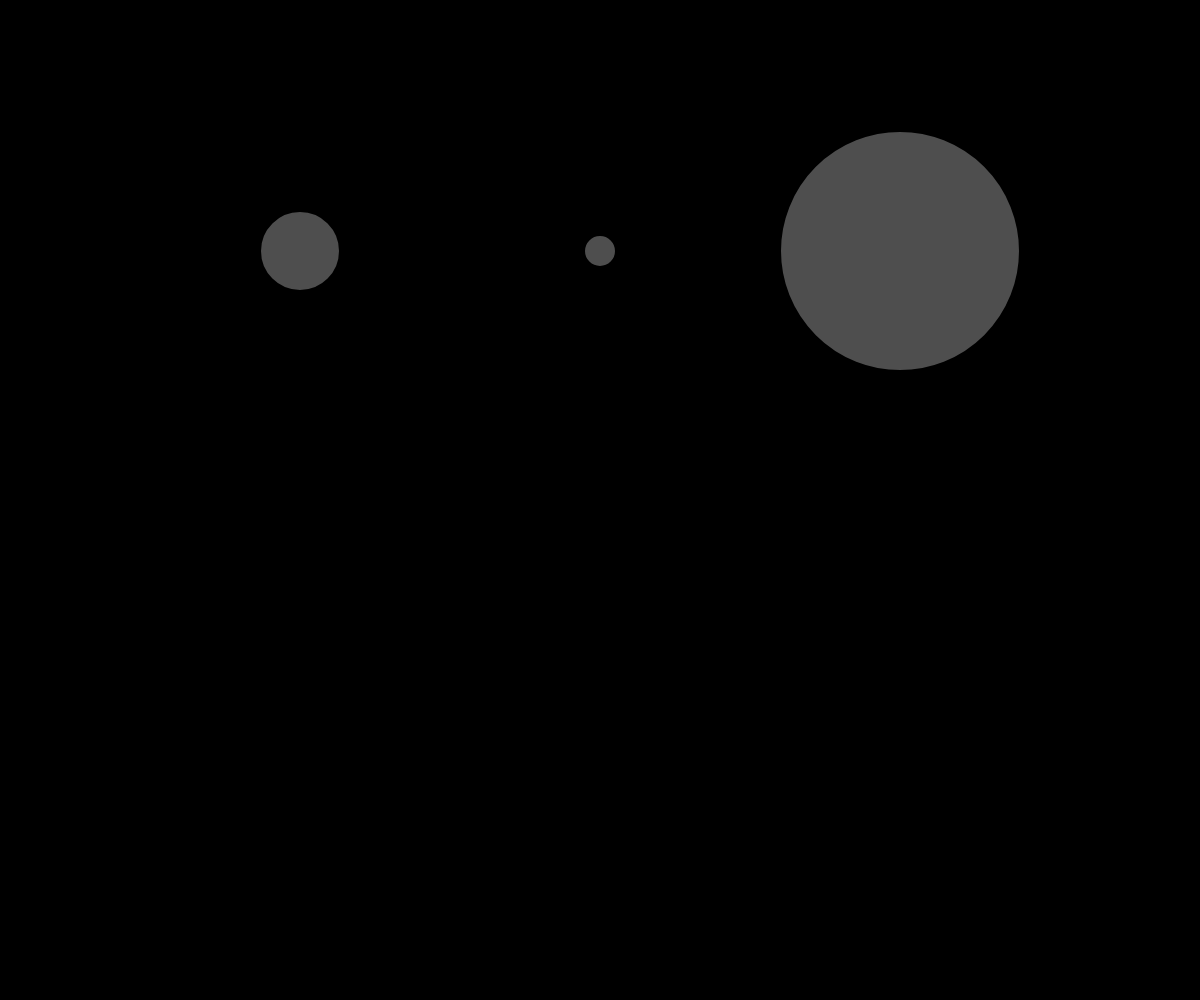
Frame 1 (no input)
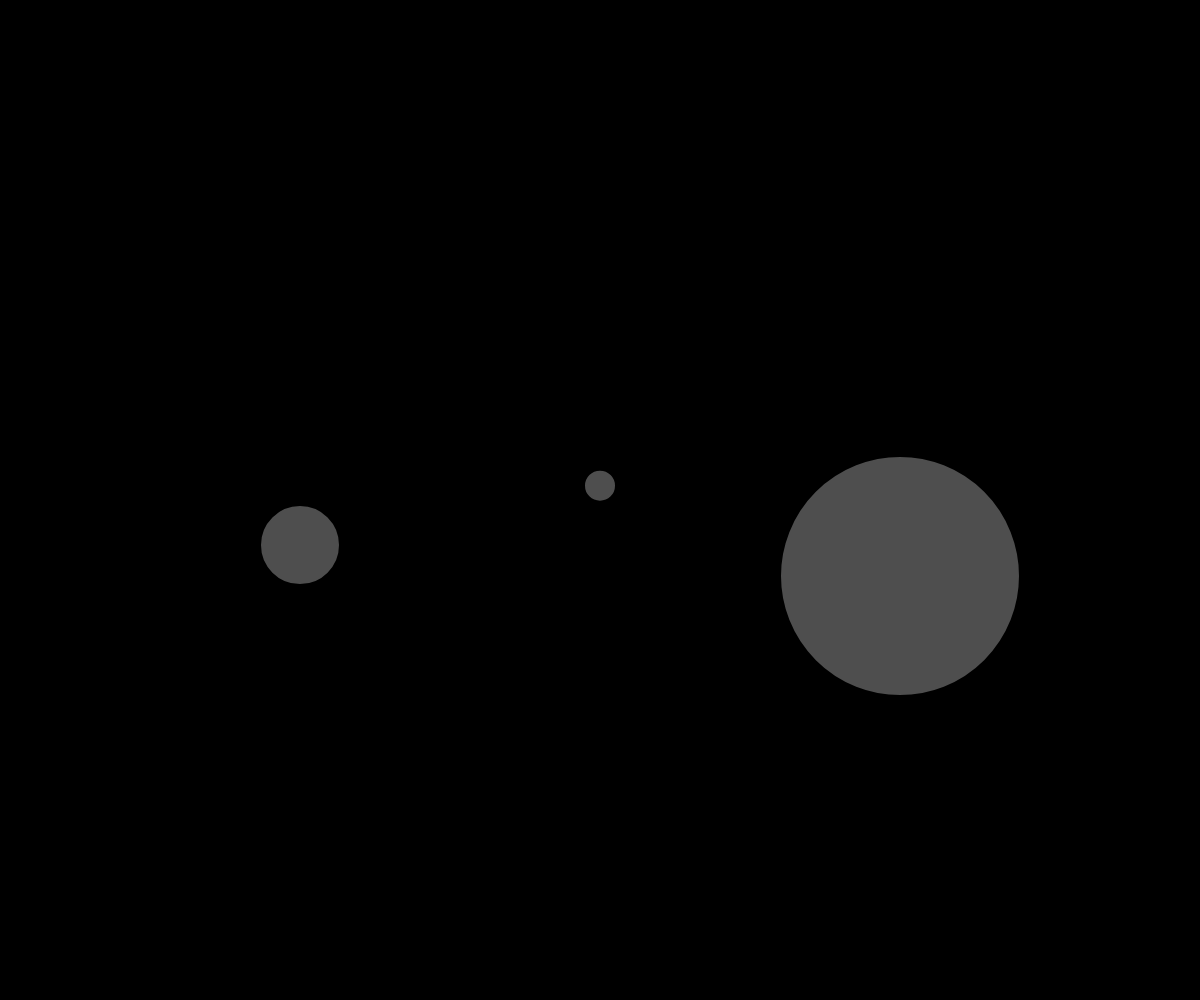
Frame 60 (no input)
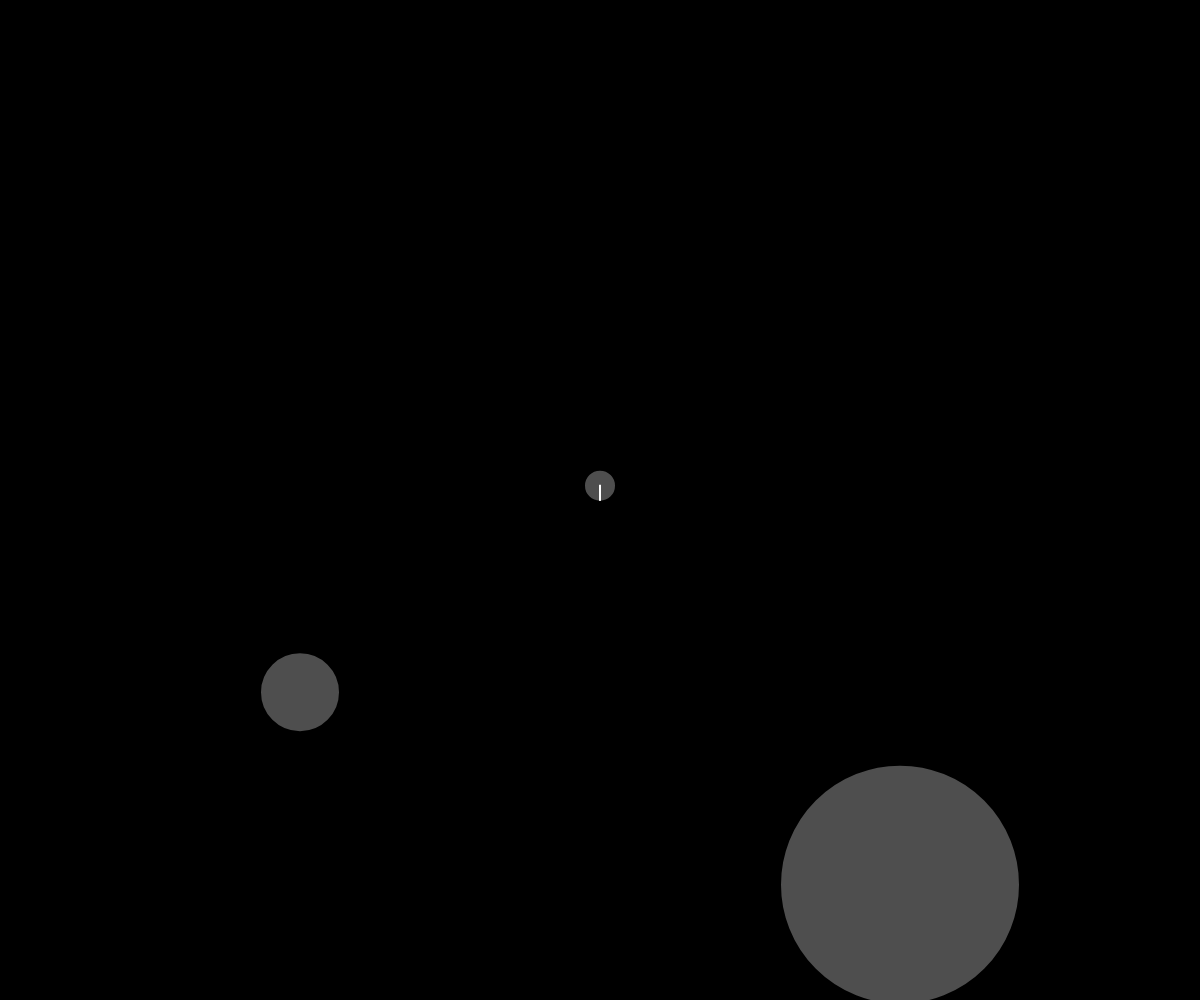
Frame 120 (the mouse pressed at the canvas centre since frame 60)

The p5.js sketch that drew these frames (run headless with seeded random() and noise() and a simulated clock; from frame 60 on, the mouse is pressed at the canvas centre):

// p5.js sketch
// ── sketch.js
let movers = [];
let selectedMover = null;
let dragStart = null;

function setup() {
  createCanvas(windowWidth, windowHeight);
  // Deux objets avec masses et coefficients de friction différents
  movers.push(new Mover(width / 4, height / 4, 5, 0.2)); // Plus lourd, plus de friction
  movers.push(new Mover(width / 2, height / 4, 2, 0.1)); // Plus léger, moins de friction
  movers.push(new Mover(width - width / 4, height / 4, 15, 0.3));
}

function draw() {
  background(0);

  for (let mover of movers) {
    if (mover !== selectedMover) {
      let gravity = createVector(0, 1);
      gravity.mult(mover.mass);
      mover.applyForce(gravity);

      mover.bounceEdges();
      mover.applyFriction();
      mover.update();
    }

    if (selectedMover && dragStart) {
      stroke(255);
      line(mouseX, mouseY, selectedMover.position.x, selectedMover.position.y);
    }
    mover.show();
  }
}

function mousePressed() {
  for (let mover of movers) {
    let d = dist(mouseX, mouseY, mover.position.x, mover.position.y);
    if (d < mover.radius) {
      selectedMover = mover;
      dragStart = createVector(mouseX, mouseY);
      mover.velocity.set(0, 0); // On arrête le mouvement quand on drag le cercle
    }
  }
}

function mouseReleased() {
  if (selectedMover && dragStart) {
    let dragEnd = createVector(mouseX, mouseY);
    let force = p5.Vector.sub(dragEnd, dragStart);
    force.mult(0.7);
    selectedMover.applyForce(force);
  }
  selectedMover = null;
  dragStart = null;
}

// ── mover.js
class Mover {
  constructor(x, y, m, c) {
    this.mass = m;
    this.radius = m * 8;
    this.position = createVector(x, y);
    this.velocity = createVector(0, 0);
    this.acceleration = createVector(0, 0);
    this.frictionCoeff = c;
    this.brakeCoeff = 1 - this.frictionCoeff;
  }

  applyForce(force) {
    let f = p5.Vector.div(force, this.mass);
    this.acceleration.add(f);
  }

  applyFriction() {
    if (this.contactEdge()) {
      let c = 0.1;
      let friction = this.velocity.copy();
      friction.mult(-1);
      friction.setMag(this.frictionCoeff);

      this.applyForce(friction);
    }
  }

  update() {
    this.velocity.add(this.acceleration);
    this.position.add(this.velocity);
    this.acceleration.mult(0);
  }

  show() {
    stroke(0);
    strokeWeight(2);
    fill(200, 100);
    ellipse(this.position.x, this.position.y, this.radius * 2);
  }

  contactEdge() {
    // L'objet touche le mur quand il est a 1 pixel de lui
    return this.position.y > height - this.radius - 1;
  }

  bounceEdges() {
    if (this.position.x > width - this.radius) {
      this.position.x = width - this.radius;
      this.velocity.x *= - this.brakeCoeff;
    } else if (this.position.x < this.radius) {
      this.position.x = this.radius;
      this.velocity.x *= - this.brakeCoeff;
    }
    if (this.position.y > height - this.radius) {
      this.position.y = height - this.radius;
      this.velocity.y *= - this.brakeCoeff;
    }
  }
}
